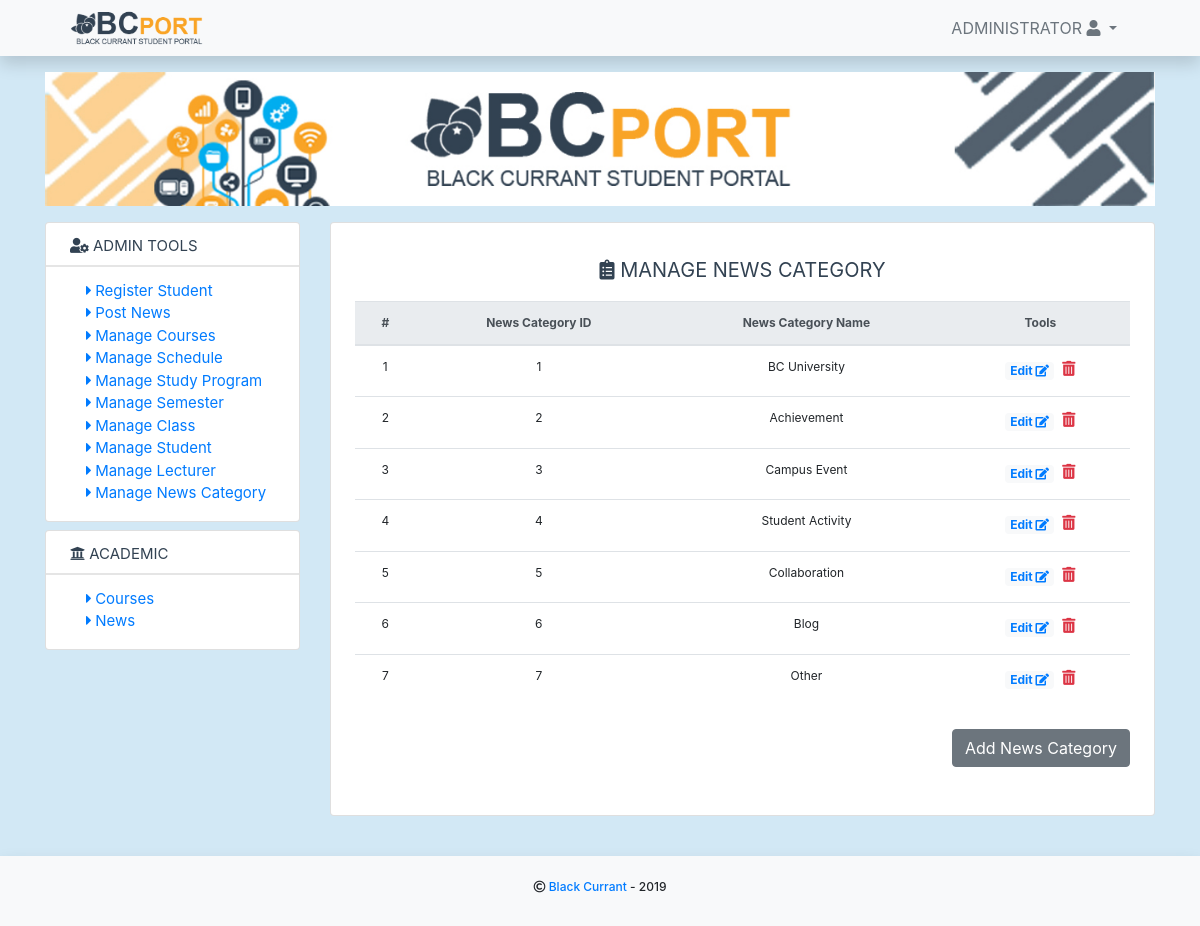
/index.php?page=newscategory (signed in), run on the app's committed database.
### tables this page shows
CREATE TABLE `tb_news_category` (
  `id` int(11) NOT NULL,
  `category_id` int(11) NOT NULL,
  `category` varchar(255) NOT NULL
);

### core/app/news.php (called while the page is built, shortened)
<?php
function getAllNewsCategory() {
    global $connect;
    $sql = "SELECT * FROM tb_news_category";
    $query = $connect->query($sql);
    if ($query->num_rows > 0)
    {
        return $query;
    } else {
        return false;
    }
}
 ?>

### core/base.php (called while the page is built, shortened)
<?php
    $baseUrl = "./";
?>

### pages/news/newscategory.php (the view, shortened to what this page needs)
<div class="px-4 py-4">
<h5 class="simple-text text-center"><i class="fas fa-clipboard-list"></i> Manage News Category</h5>
<table class="table text-center">
  	<thead class="thead-light">
    	<tr>
      		<th scope="col">#</th>
      		<th scope="col">News Category ID</th>
      		<th scope="col">News Category Name</th>
      		<th scope="col">Tools</th>
    	</tr>
  	</thead>
  	<tbody>
		<?php
			$result = getAllNewsCategory();
			if ($result != false) {
				while ($row = $result->fetch_assoc())
				{
					$id = $row['id'];
					$category_id = $row['category_id'];
    			$category = $row['category'];
    	 ?>
    	 <tr>
      		<td><?php echo $id; ?></td>
      		<td><?php echo $category_id; ?></td>
      		<td><?php echo $category; ?></td>
          <td style="font-size: 15px;">
            <a href="<?php echo $baseUrl.'index.php?page=editnewscategory&id='.$id.''; ?>" class="badge badge-light text-primary badge-12" alt = "Edit">
              Edit <i class="fas fa-edit"></i>
            </a>&nbsp;
            <div class="btn-group dropup pb-1">
              <a href class="text-danger" data-toggle="dropdown" aria-haspopup="true" aria-expanded="false">
                <i class="fas fa-trash-alt"></i>
              </a>
            </div>
          </td>
      	</tr>
  		<?php
				}
			}
		 ?>
  	</tbody>
</table>
<div class="text-right my-4">
	<a href="<?php echo $baseUrl.'index.php?page=addnewscategory'; ?>" class="btn btn-secondary">Add News Category</a>
</div>
</div>

### assets/css/custom.css (style rules this page uses)
body { background-color: #d2e8f5; }
.simple-text { text-transform: uppercase; padding: 0.5rem 0; display: block; white-space: nowrap; color: #324252; text-decoration: none; font-weight: 400; line-height: 30px; overflow: hidden; }
* { -webkit-box-sizing: border-box; box-sizing: border-box; }
body { padding: 0; margin: 0; }
table { font-size: 12px !important; }
.badge-12 { font-size: 12px !important; }

### data on the page
tb_news_category: id "1", category "1", category "BC University"
tb_news_category: id "2", category "2", category "Achievement"
tb_news_category: id "3", category "3", category "Campus Event"
tb_news_category: id "4", category "4", category "Student Activity"
tb_news_category: id "5", category "5", category "Collaboration"
tb_news_category: id "6", category "6", category "Blog"
tb_news_category: id "7", category "7", category "Other"

### other printed values
$userdata['name'] "ADMINISTRATOR"
